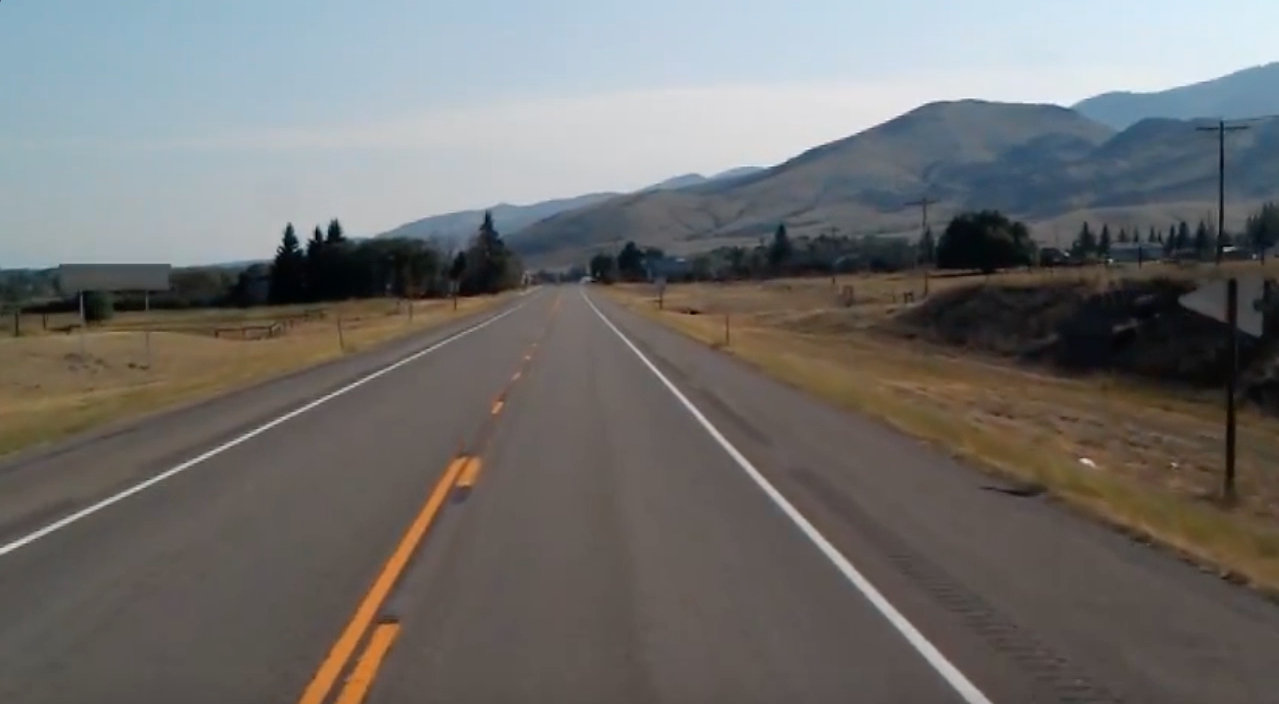
#> input picture Otomatik_Sürüş_Çalışmam/test_image.jpg, 1279 x 704 px
$ python main.py
#> lines starting #> are read from the running program, lines starting #| are printed output that depends on the picture; after the words box and inside, x2 and y2 are one past the last pixel; in counts of white or black regions, pixels touching at a corner belong together; pictures that were not available may be replaced by others from this repository, and a replacement may not be noted
#> further down, image is the input picture: shape (704, 1279, 3); mean B, G, R 109.7, 111.3, 112.3
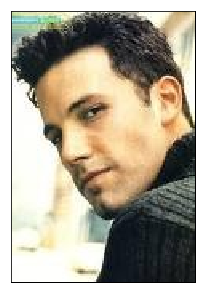
#> input picture Otomatik_Sürüş_Çalışmam/ben.jpg, 205 x 293 px, given in place of test2.mp4, which was not available
#> further down, frame is the input picture: shape (293, 205, 3); mean B, G, R 148.6, 165.7, 173.6
import cv2
import  numpy as np
import  matplotlib.pyplot as plt
#import pandas as pd
#import  scipy as sc
import os

def cannny(image):
    grı = cv2.cvtColor(image, cv2.COLOR_RGB2GRAY)  # resim gri
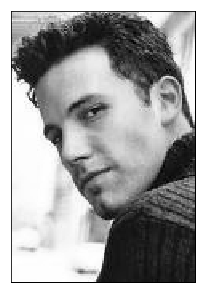
#> grı: shape (293, 205); min 0, max 255, mean 161.5
    blur = cv2.GaussianBlur(grı, (5, 5), 0)  # etrafı blurladık
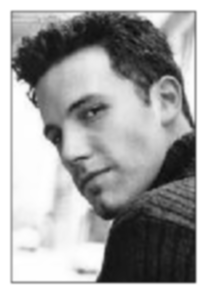
#> blur: shape (293, 205); min 14, max 255, mean 161.5
    canny = cv2.Canny(blur, 50, 150)  # etraf simsiyah sadece beyaz çizgiler ile anlamaya çalışıyoruz
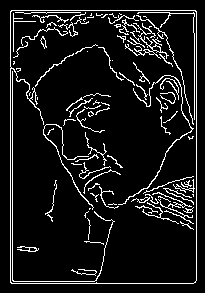
#> canny: shape (293, 205); 8.9% white in thin lines or dots, all inside (x1, y1, x2, y2) = (10, 10, 197, 284)
    return  canny
def koseler(image,lines):
    line_image=np.zeros_like(image)
    if lines is not None:
        for x1,y1,x2,y2 in lines:

            cv2.line(line_image,(x1,y1),(x2,y2),(255,0,0),10)
    return line_image
def koordinatlar(image,line_parameters):
    egıt,giris=line_parameters
    #print(image.shape)
    y1=image.shape[0]
    y2=int(y1*(3/5))
    x1=int((y1-giris)/egıt)
    x2=int((y2-giris)/egıt)
    return np.array([x1,y1,x2,y2])

def gorulen(image,lines):
    sol_duzelt=[]
    sag_duzelt=[]
    for line in lines:
        x1,y1,x2,y2=line.reshape(4)
        parametreler=np.polyfit((x1,x2),(y1,y2),1)
        print(parametreler)
        egıt=parametreler[0]
        giris=parametreler[1]
        if egıt<0:
            sol_duzelt.append((egıt,giris))
        else:
            sag_duzelt.append((egıt,giris))
    sol_ort=np.average(sol_duzelt, axis=0)
    sag_ort=np.average(sag_duzelt, axis=0)
    sol_cizgi=koordinatlar(image,sol_ort)
    sag_cizgi=koordinatlar(image,sag_ort)
    return np.array([sol_cizgi,sag_cizgi])


def karartma(image):
    yukseklık=image.shape[0]
#> yukseklık = 293
    genıslık=np.array([
        [(200,yukseklık),(1100,yukseklık),(550,250)]
    ])
#> genıslık = [[200, 293], [1100, 293], [550, 250]]
    maske=np.zeros_like(image)
    cv2.fillPoly(maske,genıslık,255)
#> maske: shape (293, 205); every value is 0
    #filtreyi resme uygulayıp arka tarafı karartma durumu
    maskelı_resım=cv2.bitwise_and(image,maske)
    return  maskelı_resım

image = cv2.imread('test_image.jpg')
lane = np.copy(image)
# [11 lines of commented-out code are left out]


cap=cv2.VideoCapture("test2.mp4")
while(cap.isOpened()):
    _, frame=cap.read()
    cannny_image = cannny(frame)
    maskelenmıs_resim = karartma(cannny_image)
    lines = cv2.HoughLinesP(maskelenmıs_resim, 2, np.pi / 180, 100, np.array([]), minLineLength=40, maxLineGap=5)
#> lines = None
#> (the run stopped early here; a loop or call above may not have finished)
